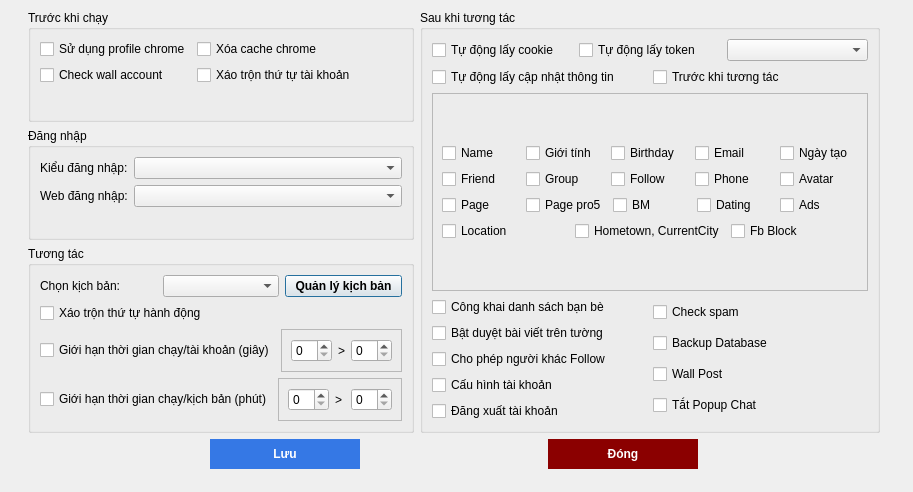
<?xml version="1.0" encoding="UTF-8"?>
<ui version="4.0">
 <class>fCauhinhtuongtac</class>
 <widget class="QDialog" name="fCauhinhtuongtac">
  <property name="geometry">
   <rect>
    <x>0</x>
    <y>0</y>
    <width>913</width>
    <height>492</height>
   </rect>
  </property>
  <property name="windowTitle">
   <string>Dialog</string>
  </property>
  <widget class="QWidget" name="">
   <property name="geometry">
    <rect>
     <x>20</x>
     <y>10</y>
     <width>868</width>
     <height>459</height>
    </rect>
   </property>
   <layout class="QGridLayout" name="gridLayout_7">
    <item row="0" column="0">
     <layout class="QHBoxLayout" name="horizontalLayout_12">
      <item>
       <layout class="QVBoxLayout" name="verticalLayout_3">
        <item>
         <widget class="QGroupBox" name="groupBox">
          <property name="title">
           <string>Trước khi chạy</string>
          </property>
          <layout class="QVBoxLayout" name="verticalLayout">
           <item>
            <layout class="QFormLayout" name="formLayout_2">
             <item row="0" column="0">
              <widget class="QCheckBox" name="ckbCreateProfile">
               <property name="text">
                <string>Sử dụng profile chrome</string>
               </property>
              </widget>
             </item>
             <item row="0" column="1">
              <widget class="QCheckBox" name="ckbXoaCache">
               <property name="text">
                <string>Xóa cache chrome</string>
               </property>
              </widget>
             </item>
             <item row="1" column="0">
              <widget class="QCheckBox" name="ckbCheckLiveUid">
               <property name="text">
                <string>Check wall account</string>
               </property>
              </widget>
             </item>
             <item row="1" column="1">
              <widget class="QCheckBox" name="ckbRandonThuTuTaiKhoan">
               <property name="text">
                <string>Xáo trộn thứ tự tài khoản</string>
               </property>
              </widget>
             </item>
            </layout>
           </item>
          </layout>
         </widget>
        </item>
        <item>
         <widget class="QGroupBox" name="groupBox_2">
          <property name="title">
           <string>Đăng nhập</string>
          </property>
          <layout class="QGridLayout" name="gridLayout_2">
           <item row="0" column="0">
            <layout class="QFormLayout" name="formLayout">
             <item row="0" column="0">
              <widget class="QLabel" name="label">
               <property name="text">
                <string>Kiểu đăng nhập:</string>
               </property>
              </widget>
             </item>
             <item row="1" column="0">
              <widget class="QLabel" name="label_2">
               <property name="text">
                <string>Web đăng nhập:</string>
               </property>
              </widget>
             </item>
             <item row="0" column="1">
              <widget class="QComboBox" name="cbbTypeLogin"/>
             </item>
             <item row="1" column="1">
              <widget class="QComboBox" name="cbbFaceBookWeb"/>
             </item>
            </layout>
           </item>
          </layout>
         </widget>
        </item>
        <item>
         <widget class="QGroupBox" name="groupBox_3">
          <property name="title">
           <string>Tương tác</string>
          </property>
          <layout class="QGridLayout" name="gridLayout">
           <item row="0" column="0">
            <layout class="QVBoxLayout" name="verticalLayout_2">
             <item>
              <layout class="QHBoxLayout" name="horizontalLayout">
               <item>
                <widget class="QLabel" name="label_3">
                 <property name="text">
                  <string>Chọn kịch bản: </string>
                 </property>
                </widget>
               </item>
               <item>
                <widget class="QComboBox" name="cbbKichban"/>
               </item>
               <item>
                <widget class="QPushButton" name="btnQuanlyKichBan">
                 <property name="font">
                  <font>
                   <bold>true</bold>
                  </font>
                 </property>
                 <property name="text">
                  <string>Quản lý kịch bản</string>
                 </property>
                </widget>
               </item>
              </layout>
             </item>
             <item>
              <widget class="QCheckBox" name="ckbRandomHanhDong">
               <property name="text">
                <string>Xáo trộn thứ tự hành động</string>
               </property>
              </widget>
             </item>
             <item>
              <layout class="QHBoxLayout" name="horizontalLayout_3">
               <item>
                <widget class="QCheckBox" name="ckbGioiHanThoiGianChayTaiKhoan">
                 <property name="text">
                  <string>Giới hạn thời gian chạy/tài khoản (giây)</string>
                 </property>
                </widget>
               </item>
               <item>
                <widget class="QFrame" name="plGioiHanThoiGianChayTaiKhoan">
                 <property name="frameShape">
                  <enum>QFrame::StyledPanel</enum>
                 </property>
                 <property name="frameShadow">
                  <enum>QFrame::Raised</enum>
                 </property>
                 <layout class="QGridLayout" name="gridLayout_5">
                  <item row="0" column="0">
                   <layout class="QHBoxLayout" name="horizontalLayout_15">
                    <item>
                     <widget class="QSpinBox" name="nudThoiGianChayTaiKhoanFrom"/>
                    </item>
                    <item>
                     <widget class="QLabel" name="label_4">
                      <property name="text">
                       <string>&gt;</string>
                      </property>
                     </widget>
                    </item>
                    <item>
                     <widget class="QSpinBox" name="nudThoiGianChayTaiKhoanTo"/>
                    </item>
                   </layout>
                  </item>
                 </layout>
                </widget>
               </item>
               <item>
                <layout class="QHBoxLayout" name="horizontalLayout_2"/>
               </item>
              </layout>
             </item>
             <item>
              <layout class="QHBoxLayout" name="horizontalLayout_5">
               <item>
                <widget class="QCheckBox" name="ckbGioiHanThoiGianChayKichBan">
                 <property name="text">
                  <string>Giới hạn thời gian chạy/kịch bản (phút)</string>
                 </property>
                </widget>
               </item>
               <item>
                <widget class="QFrame" name="plGioiHanThoiGianChayKichBan">
                 <property name="frameShape">
                  <enum>QFrame::StyledPanel</enum>
                 </property>
                 <property name="frameShadow">
                  <enum>QFrame::Raised</enum>
                 </property>
                 <layout class="QGridLayout" name="gridLayout_6">
                  <item row="0" column="0">
                   <layout class="QHBoxLayout" name="horizontalLayout_16">
                    <item>
                     <widget class="QSpinBox" name="nudThoiGianChayKichBanFrom"/>
                    </item>
                    <item>
                     <widget class="QLabel" name="label_5">
                      <property name="text">
                       <string>&gt;</string>
                      </property>
                     </widget>
                    </item>
                    <item>
                     <widget class="QSpinBox" name="nudThoiGianChayKichBanTo"/>
                    </item>
                   </layout>
                  </item>
                 </layout>
                </widget>
               </item>
               <item>
                <layout class="QHBoxLayout" name="horizontalLayout_4"/>
               </item>
              </layout>
             </item>
            </layout>
           </item>
          </layout>
         </widget>
        </item>
       </layout>
      </item>
      <item>
       <widget class="QGroupBox" name="groupBox_4">
        <property name="minimumSize">
         <size>
          <width>460</width>
          <height>0</height>
         </size>
        </property>
        <property name="title">
         <string>Sau khi tương tác</string>
        </property>
        <layout class="QGridLayout" name="gridLayout_3">
         <item row="0" column="0">
          <layout class="QVBoxLayout" name="verticalLayout_6">
           <item>
            <layout class="QVBoxLayout" name="verticalLayout_4">
             <item>
              <layout class="QHBoxLayout" name="horizontalLayout_6">
               <item>
                <widget class="QCheckBox" name="ckbGetCookie">
                 <property name="text">
                  <string>Tự động lấy cookie</string>
                 </property>
                </widget>
               </item>
               <item>
                <widget class="QCheckBox" name="ckbGetToken">
                 <property name="text">
                  <string>Tự động lấy token</string>
                 </property>
                </widget>
               </item>
               <item>
                <widget class="QComboBox" name="cbbGetToken"/>
               </item>
              </layout>
             </item>
             <item>
              <layout class="QHBoxLayout" name="horizontalLayout_14">
               <item>
                <widget class="QCheckBox" name="ckbCapNhatThongTin">
                 <property name="text">
                  <string>Tự động lấy cập nhật thông tin</string>
                 </property>
                </widget>
               </item>
               <item>
                <widget class="QCheckBox" name="ckbCapNhatThongTinTruocKhiTuongTac">
                 <property name="text">
                  <string>Trước khi tương tác</string>
                 </property>
                </widget>
               </item>
              </layout>
             </item>
            </layout>
           </item>
           <item>
            <widget class="QFrame" name="plCapNhatThongTin">
             <property name="frameShape">
              <enum>QFrame::StyledPanel</enum>
             </property>
             <property name="frameShadow">
              <enum>QFrame::Raised</enum>
             </property>
             <layout class="QGridLayout" name="gridLayout_4">
              <item row="0" column="0">
               <layout class="QVBoxLayout" name="verticalLayout_5">
                <item>
                 <layout class="QHBoxLayout" name="horizontalLayout_7">
                  <item>
                   <widget class="QCheckBox" name="ckbName">
                    <property name="text">
                     <string>Name</string>
                    </property>
                   </widget>
                  </item>
                  <item>
                   <widget class="QCheckBox" name="ckbGioiTinh">
                    <property name="text">
                     <string>Giới tính</string>
                    </property>
                   </widget>
                  </item>
                  <item>
                   <widget class="QCheckBox" name="ckbBirthday">
                    <property name="text">
                     <string>Birthday</string>
                    </property>
                   </widget>
                  </item>
                  <item>
                   <widget class="QCheckBox" name="ckbEmail">
                    <property name="text">
                     <string>Email</string>
                    </property>
                   </widget>
                  </item>
                  <item>
                   <widget class="QCheckBox" name="ckbNgayTao">
                    <property name="text">
                     <string>Ngày tạo</string>
                    </property>
                   </widget>
                  </item>
                 </layout>
                </item>
                <item>
                 <layout class="QHBoxLayout" name="horizontalLayout_8">
                  <item>
                   <widget class="QCheckBox" name="ckbFriend">
                    <property name="text">
                     <string>Friend</string>
                    </property>
                   </widget>
                  </item>
                  <item>
                   <widget class="QCheckBox" name="ckbGroup">
                    <property name="text">
                     <string>Group</string>
                    </property>
                   </widget>
                  </item>
                  <item>
                   <widget class="QCheckBox" name="ckbFollow">
                    <property name="text">
                     <string>Follow</string>
                    </property>
                   </widget>
                  </item>
                  <item>
                   <widget class="QCheckBox" name="ckbPhone">
                    <property name="text">
                     <string>Phone</string>
                    </property>
                   </widget>
                  </item>
                  <item>
                   <widget class="QCheckBox" name="ckbAvatar">
                    <property name="text">
                     <string>Avatar</string>
                    </property>
                   </widget>
                  </item>
                 </layout>
                </item>
                <item>
                 <layout class="QHBoxLayout" name="horizontalLayout_9">
                  <item>
                   <widget class="QCheckBox" name="ckbPage">
                    <property name="text">
                     <string>Page</string>
                    </property>
                   </widget>
                  </item>
                  <item>
                   <widget class="QCheckBox" name="ckbPagePro5">
                    <property name="text">
                     <string>Page pro5</string>
                    </property>
                   </widget>
                  </item>
                  <item>
                   <widget class="QCheckBox" name="ckbBM">
                    <property name="text">
                     <string>BM</string>
                    </property>
                   </widget>
                  </item>
                  <item>
                   <widget class="QCheckBox" name="ckbDating">
                    <property name="text">
                     <string>Dating</string>
                    </property>
                   </widget>
                  </item>
                  <item>
                   <widget class="QCheckBox" name="ckbAds">
                    <property name="text">
                     <string>Ads</string>
                    </property>
                   </widget>
                  </item>
                 </layout>
                </item>
                <item>
                 <layout class="QHBoxLayout" name="horizontalLayout_10">
                  <item>
                   <widget class="QCheckBox" name="ckbLocation">
                    <property name="text">
                     <string>Location</string>
                    </property>
                   </widget>
                  </item>
                  <item>
                   <widget class="QCheckBox" name="ckbHomeTown">
                    <property name="text">
                     <string>Hometown, CurrentCity</string>
                    </property>
                   </widget>
                  </item>
                  <item>
                   <widget class="QCheckBox" name="ckbFb_Block">
                    <property name="text">
                     <string>Fb Block</string>
                    </property>
                   </widget>
                  </item>
                 </layout>
                </item>
               </layout>
              </item>
             </layout>
            </widget>
           </item>
           <item>
            <layout class="QHBoxLayout" name="horizontalLayout_11">
             <item>
              <layout class="QVBoxLayout" name="verticalLayout_7">
               <item>
                <widget class="QCheckBox" name="ckbCongKhaiBanBe">
                 <property name="text">
                  <string>Công khai danh sách bạn bè</string>
                 </property>
                </widget>
               </item>
               <item>
                <widget class="QCheckBox" name="ckbReviewTag">
                 <property name="text">
                  <string>Bật duyệt bài viết trên tường</string>
                 </property>
                </widget>
               </item>
               <item>
                <widget class="QCheckBox" name="ckbAllowFollow">
                 <property name="text">
                  <string>Cho phép người khác Follow</string>
                 </property>
                </widget>
               </item>
               <item>
                <widget class="QCheckBox" name="ckbCauHinhTaiKhoan">
                 <property name="text">
                  <string>Cấu hình tài khoản</string>
                 </property>
                </widget>
               </item>
               <item>
                <widget class="QCheckBox" name="ckbLogOut">
                 <property name="text">
                  <string>Đăng xuất tài khoản</string>
                 </property>
                </widget>
               </item>
              </layout>
             </item>
             <item>
              <layout class="QVBoxLayout" name="verticalLayout_8">
               <item>
                <widget class="QCheckBox" name="ckbCheckSpam">
                 <property name="text">
                  <string>Check spam</string>
                 </property>
                </widget>
               </item>
               <item>
                <widget class="QCheckBox" name="ckbBackupDB">
                 <property name="text">
                  <string>Backup Database</string>
                 </property>
                </widget>
               </item>
               <item>
                <widget class="QCheckBox" name="ckbWallPost">
                 <property name="text">
                  <string>Wall Post</string>
                 </property>
                </widget>
               </item>
               <item>
                <widget class="QCheckBox" name="ckbBackupDataBase_3">
                 <property name="text">
                  <string>Tắt Popup Chat</string>
                 </property>
                </widget>
               </item>
              </layout>
             </item>
            </layout>
           </item>
          </layout>
         </item>
        </layout>
       </widget>
      </item>
     </layout>
    </item>
    <item row="1" column="0">
     <layout class="QHBoxLayout" name="horizontalLayout_13">
      <item>
       <widget class="QPushButton" name="btnAdd">
        <property name="minimumSize">
         <size>
          <width>0</width>
          <height>30</height>
         </size>
        </property>
        <property name="maximumSize">
         <size>
          <width>150</width>
          <height>16777215</height>
         </size>
        </property>
        <property name="styleSheet">
         <string notr="true">border-radius:20px;
background-color: rgb(53, 120, 229);
color:white;
font-weight:bold;</string>
        </property>
        <property name="text">
         <string>Lưu</string>
        </property>
       </widget>
      </item>
      <item>
       <widget class="QPushButton" name="btnCancel">
        <property name="minimumSize">
         <size>
          <width>0</width>
          <height>30</height>
         </size>
        </property>
        <property name="maximumSize">
         <size>
          <width>150</width>
          <height>16777215</height>
         </size>
        </property>
        <property name="styleSheet">
         <string notr="true">background-color: darkred;
border-radius:20px;
color:white;
font-weight:bold;</string>
        </property>
        <property name="text">
         <string>Đóng</string>
        </property>
       </widget>
      </item>
     </layout>
    </item>
   </layout>
  </widget>
 </widget>
 <resources/>
 <connections/>
</ui>
